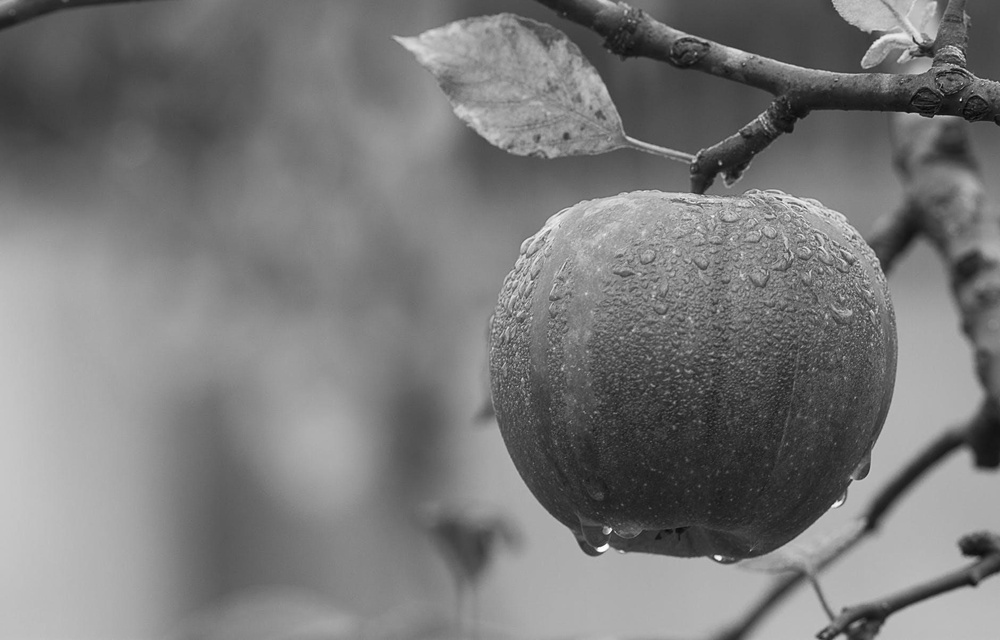
#> input picture gray.jpeg, 1000 x 640 px, shrunk from 1880 x 1204 before the run, found by its file name
$ python sharp.py
#> lines starting #> are read from the running program, lines starting #| are printed output that depends on the picture
import cv2
import numpy as np


image_path = 'gray.jpeg'
gray_image = cv2.imread(image_path, cv2.IMREAD_GRAYSCALE)
#> gray_image is the input picture: shape (640, 1000); min 1, max 255, mean 121.2
array_2d = np.array(gray_image)

image_path = 'smoothing.jpg'
smooth_image = cv2.imread(image_path, cv2.IMREAD_GRAYSCALE)
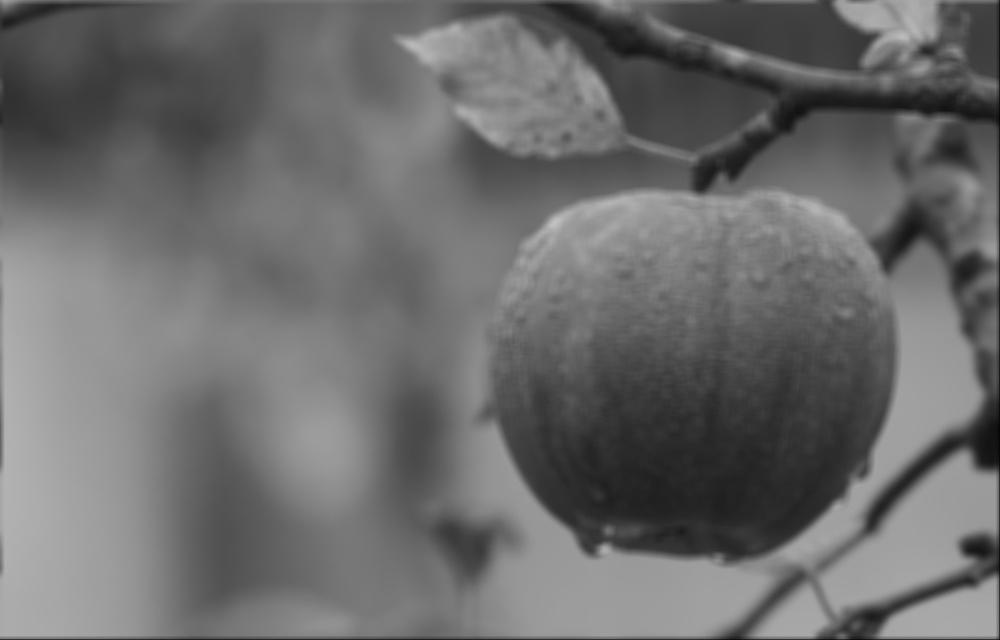
#> input picture smoothing.jpg, 1000 x 640 px, shrunk from 1880 x 1204 before the run, found by its file name
#> smooth_image is the input picture: shape (640, 1000); min 5, max 194, mean 107.9
smooth_2d = np.array(gray_image)


sharpened = np.zeros_like(array_2d)


for i in range(0, array_2d.shape[0] - 1):
    for j in range(0, array_2d.shape[1] - 1):
        sharpened[i,j] = array_2d[i,j] + 2 * smooth_2d[i,j]
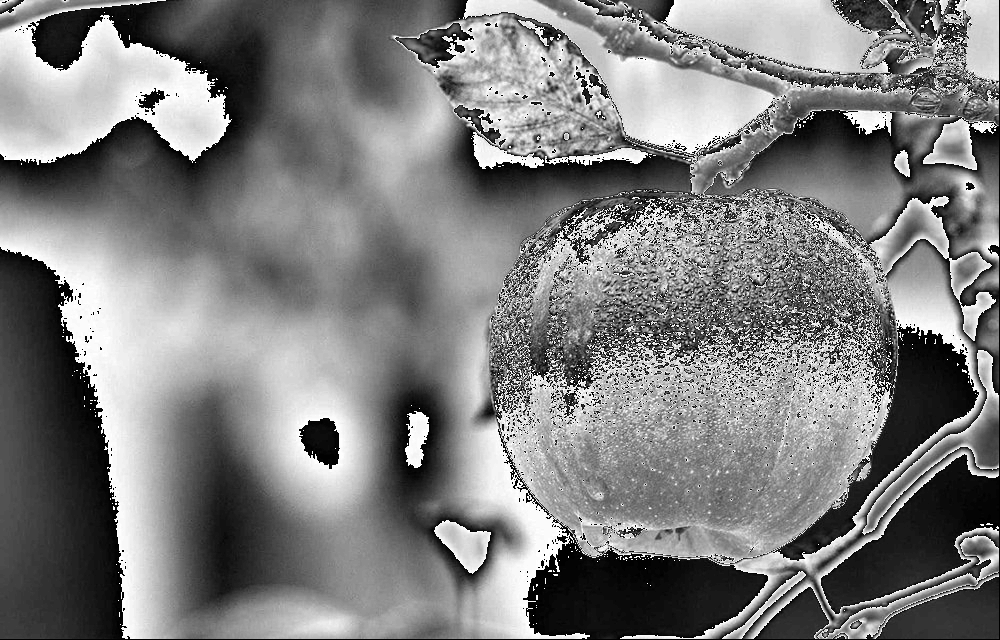
#> sharpened: shape (640, 1000); min 0, max 255, mean 126

new_image_path = 'sharp.jpg'
cv2.imwrite(new_image_path, sharpened)
